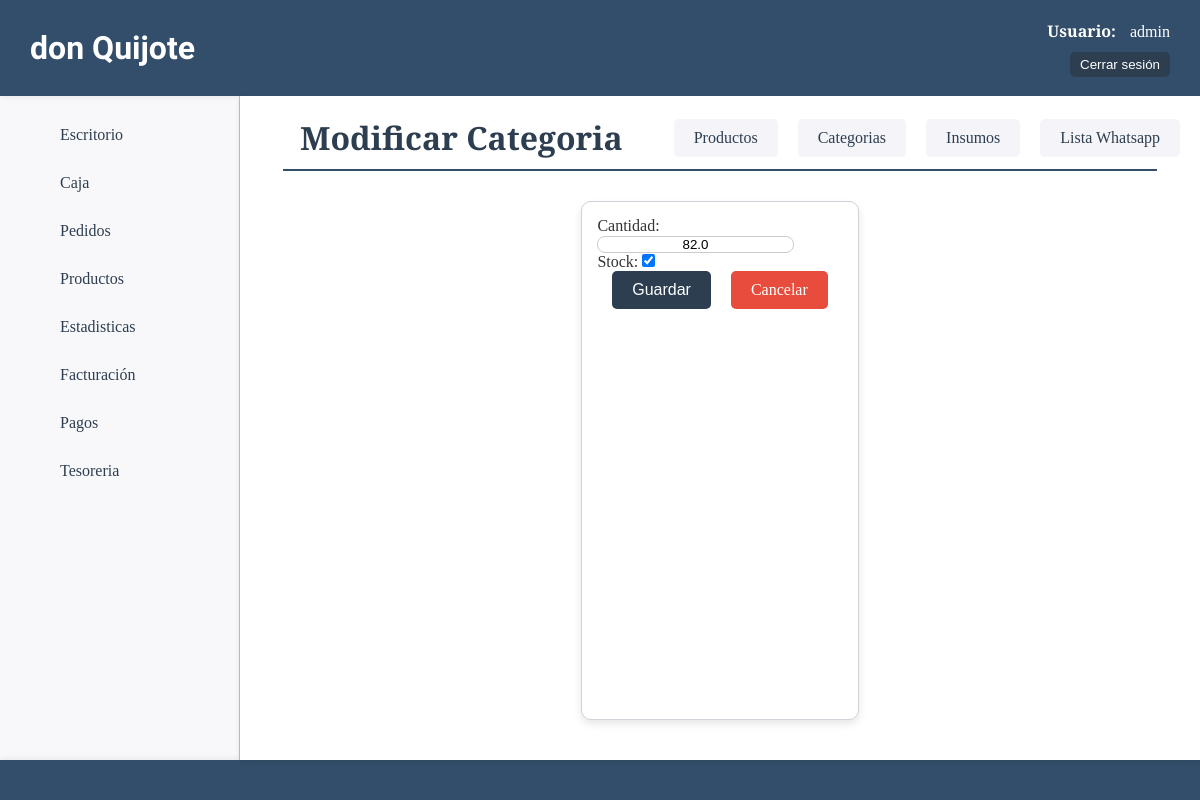
Before: /productos/actualizar-cantidad-cat/4 (signed in) with the older database file.
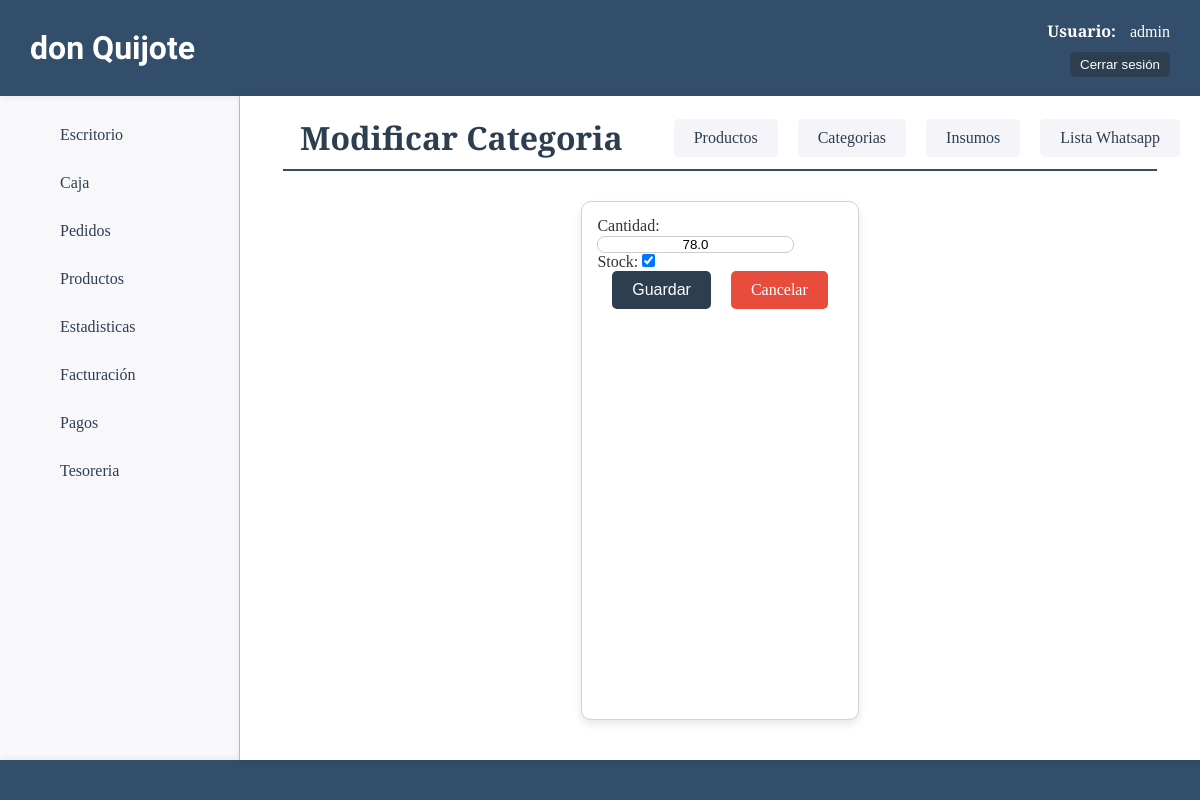
After: the same page with the newer database file.
### productos/models.py (models this page shows, shortened)
class ProductoCategoria(models.Model):
    nombre=models.CharField(max_length=50)
    estado=models.BooleanField(default=True)
    cantidad=models.FloatField(default=99, verbose_name="Cantidad")
    stock=models.BooleanField(default=True, verbose_name="Stock")

### productos/views.py (the view)
# urls.py: path('actualizar-cantidad-cat/<int:pk>', views.ActualizarCantidadCat.as_view(), name='actualizar_cantidad_cat'),
class ActualizarCantidadCat(LoginRequiredMixin, UpdateView):
    model = models.ProductoCategoria
    form_class = forms.CantCategoriaForm
    success_url = reverse_lazy("productos:home")

### productos/forms.py
class CantCategoriaForm(forms.ModelForm):
    class Meta:
        model = models.ProductoCategoria
        fields = ['cantidad', 'stock']
        widgets = {
            'cantidad': forms.NumberInput(attrs={
                'class': 'cat-cant-opc',
                'min': 0,
            }),
            'stock': forms.CheckboxInput(attrs={
                'class': 'form-check-input'
            }),
        }

### productos/templates/productos/productocategoria_form.html (shortened to what this page needs)
{% extends 'core/base.html' %}
{% load static %}
{% block css %}
    <link rel="stylesheet" href="{% static 'productos/css/styles.css' %}">
{% endblock css %}
{% block titulo %}
    {% if form.instance.pk %}
        {% include 'core/components/encabezado.html' with titulo_texto="Modificar Categoria" %}
    {% else %}
        {% include 'core/components/encabezado.html' with titulo_texto="Crear Categoria" %}
    {% endif %}
{% endblock titulo %}
{% block main %}
    <section class="form-container">
        <form class="card" action="" method="post">
            {{ form }}
            <div class="btn-container">
                <button class="btn-success" type="submit">Guardar</button>
                <a class="btn-delete" href="{% url 'productos:categorias' %}">Cancelar</a>
            </div>
        </form>
    </section>
{% endblock main %}

Changed rows visible on the page:
changed ProductoCategoria: cantidad "82.0" → "78.0"
